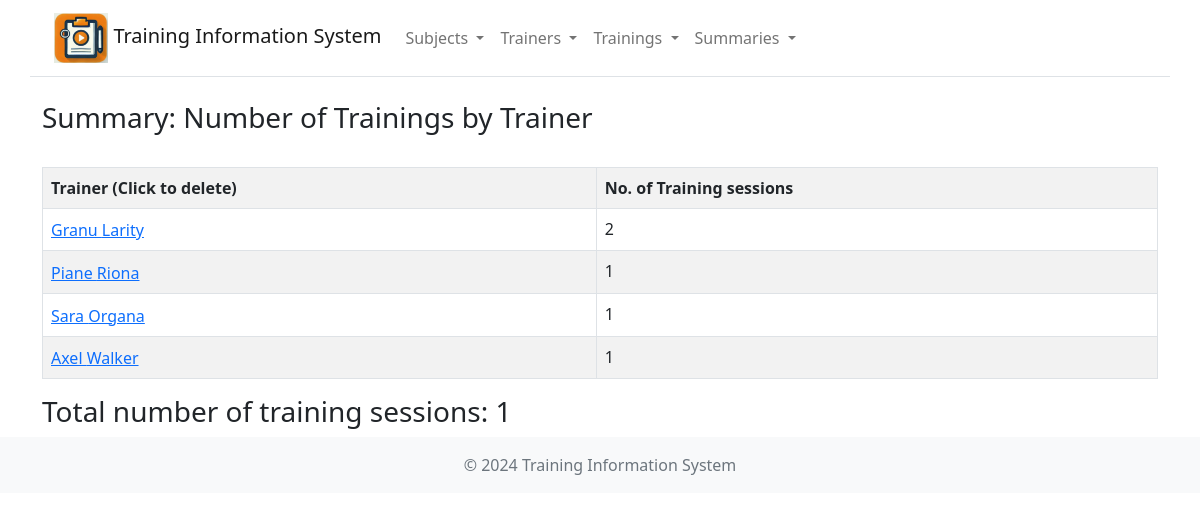
/summaries, run on an earlier commit of the app's database.
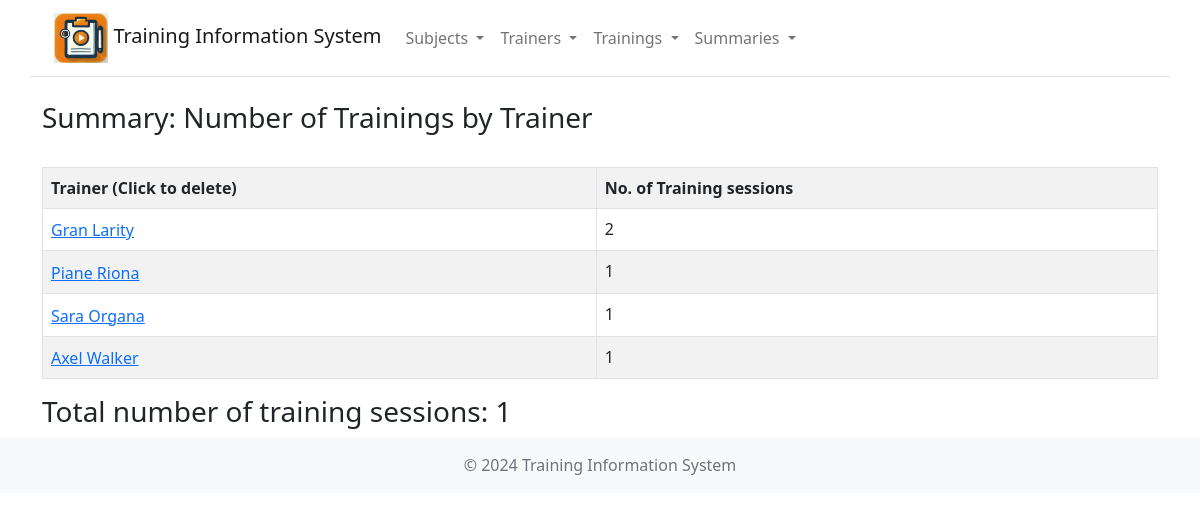
And on a later commit of the database.
### models.py (models this page shows)
class Trainer(db.Model):
    __tablename__ = 'trainer'
    trainer_id = db.Column(db.Integer, primary_key=True)
    first_name = db.Column(db.String(50), nullable=False)
    family_name = db.Column(db.String(50), nullable=False)
    trainings = db.relationship('Training', back_populates='trainer')

### routes/summary_routes.py (the view)
@summary_bp.route('/summaries')
def summaries():
    summary_data = db.session.query(
        Trainer.first_name,
        Trainer.family_name,
        Trainer.trainer_id.label('tr_id'),
        func.count(Training.t_id).label('frequency')
    ).join(Training).group_by(Trainer.trainer_id, Trainer.first_name, Trainer.family_name).all()
    training_sessions = 1
    return render_template('summaries.html', summary_data=summary_data, training_sessions=training_sessions)

### templates/summaries.html (shortened to what this page needs)
<!DOCTYPE html>
<html lang="en">
<head>
    <link href="/static/css/bootstrap/css/bootstrap.min.css" rel="stylesheet" />
    <link href="/static/css/bootstrap/font/bootstrap-icons.min.css" rel="stylesheet" />
</head>
<body>
    {% include 'navbar.html' %}
    <div class="container">
        <br />
        <h3>Summary: Number of Trainings by Trainer</h3>
        <br />
        {% if summary_data %}
            <table class='table table-striped table-bordered table-hover'>
                <tr>
                    <th>Trainer (Click to delete)</th>
                    <th>No. of Training sessions</th>
                </tr>
                {% for row in summary_data %}
                    <tr>
                        <td>
                            <form action="{{ url_for('trainer.trainer_delete', id=row.tr_id) }}" method="POST" style="display:inline;">
                                <button type="submit" class="btn btn-link" style="padding:0; border:none; background:none;">
                                    {{ row.first_name }} {{ row.family_name }}
                                </button>
                            </form>
                        </td>
                        <td>{{ row.frequency }}</td>
                    </tr>
                {% endfor %}
            </table>
            <h3>Total number of training sessions: {{ training_sessions }}</h3>
        {% else %}
            <p class="alert alert-danger">Summary cannot be created.</p>
        {% endif %}
    </div>
    {% include 'footer.html' %}
</body>
</html>

What changed in the data, as far as the page shows it:
changed Trainer "Larity": first_name "Granu" → "Gran"
